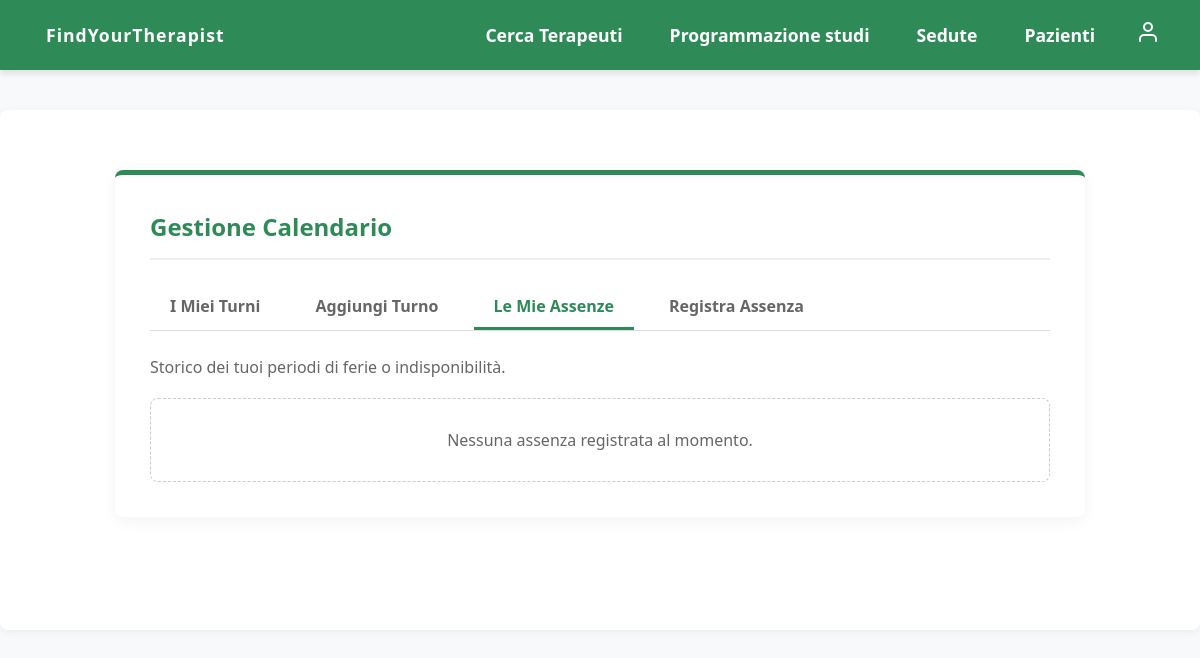
Before: /prenotazioni/visualizza-assenze/ (signed in) with the older database file.
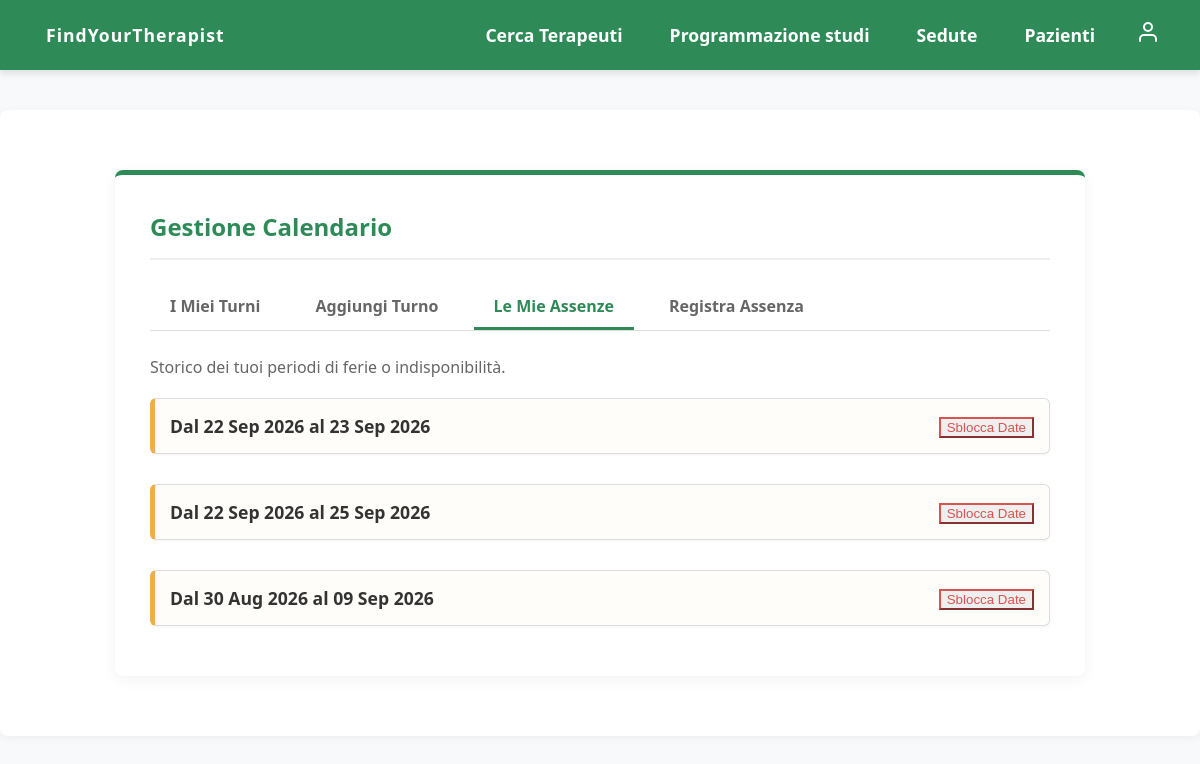
After: the same page with the newer database file.
### prenotazioni/models.py (models this page shows, shortened)
class Assenza(models.Model):
    terapeuta = models.ForeignKey('utenti.Terapeuta', on_delete=models.CASCADE, related_name='assenze')
    data_inizio = models.DateField(default=None)
    data_fine = models.DateField(default=None)
    motivazione = models.CharField(max_length=100, blank=True, null=True)
    class Meta:
        verbose_name = "Assenza"
        verbose_name_plural = "Assenze"
        ordering = ['data_inizio']

### prenotazioni/views.py (the view)
# urls.py: path('visualizza-assenze/', VisualizzaAssenzeView.as_view(), name='visualizza_assenze'),
class VisualizzaAssenzeView(LoginRequiredMixin, View):
    def get(self, request):
        if not hasattr(request.user, 'terapeuta'):
            messages.error(request, "Accesso negato: non possiedi un profilo terapeuta.")
            return redirect('home')
        assenze = Assenza.objects.filter(terapeuta=request.user.terapeuta).order_by('-data_inizio')
        return render(request, 'prenotazioni/visualizza_assenze.html', {'assenze': assenze})

### templates/prenotazioni/visualizza_assenze.html (shortened to what this page needs)
{% extends 'base.html' %}
{% load static %}
{% block extra_css %}
    <link rel="stylesheet" href="{% static 'css/prenotazioni.css' %}?v=1">
{% endblock %}
{% block contenuto %}
<div class="prenotazioni-container">
    <div class="header-sezione">
        <h2>Gestione Calendario</h2>
    </div>
    <div class="tabs-menu">
        <a href="{% url 'prenotazioni:visualizza_disponibilita' %}" class="tab-link">I Miei Turni</a>
        <a href="{% url 'prenotazioni:disponibilita' %}" class="tab-link">Aggiungi Turno</a>
        <a href="{% url 'prenotazioni:visualizza_assenze' %}" class="tab-link attivo">Le Mie Assenze</a>
        <a href="{% url 'prenotazioni:assenza' %}" class="tab-link">Registra Assenza</a>
    </div>
    <p style="color: #666; margin-bottom: 20px;">Storico dei tuoi periodi di ferie o indisponibilità.</p>
    {% if assenze %}
        <div style="display: grid; gap: 15px;">
            {% for assenza in assenze %}
                <div class="card-lista" style="border-left: 5px solid #f0ad4e; display: flex; justify-content: space-between; align-items: center; background: #fffdfa; padding: 15px; border-radius: 6px; box-shadow: 0 1px 3px rgba(0,0,0,0.05);">
                    <div class="card-dettagli">
                        <strong style="font-size: 1.1em; color: #333;">
                            Dal {{ assenza.data_inizio|date:"d M Y" }} al {{ assenza.data_fine|date:"d M Y" }}
                        </strong>
                    </div>
                    <div class="card-azioni">
                        <form method="POST" action="{% url 'prenotazioni:elimina_assenza' assenza.id %}" onsubmit="return confirm('Sicuro di voler annullare questa assenza? Le prenotazioni per queste date torneranno ad essere aperte ai pazienti.');">
                            <button type="submit" class="btn-secondary-small" style="color: #d9534f; border-color: #d9534f; cursor: pointer;">Sblocca Date</button>
                        </form>
                    </div>
                </div>
            {% endfor %}
        </div>
    {% else %}
        <div style="background: white; padding: 30px; border-radius: 8px; text-align: center; color: #666; border: 1px dashed #ccc;">
            Nessuna assenza registrata al momento.
        </div>
    {% endif %}
</div>
{% endblock %}

Changed rows visible on the page:
added Assenza: data_inizio "22 Sep 2026", data_fine "23 Sep 2026"
added Assenza: data_inizio "22 Sep 2026", data_fine "25 Sep 2026"
added Assenza: data_inizio "30 Aug 2026", data_fine "09 Sep 2026"
Other visible differences:
text no longer shown: "Nessuna assenza registrata al momento."
